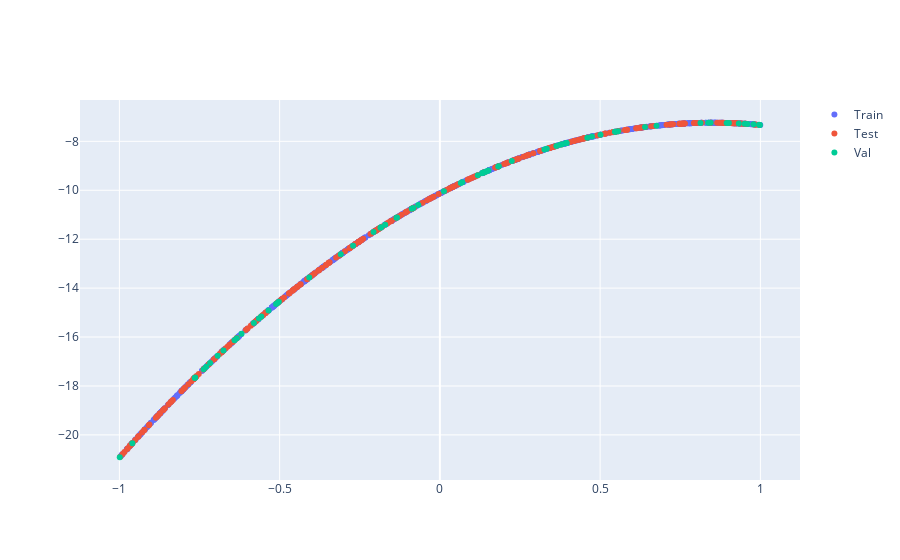

Write notebook code for a chart like this one.
### Code cell
fig=go.Figure()
fig.add_trace(go.Scatter(x=X_train[:, 1],y=y_train, mode='markers', name='Train'))
fig.add_trace(go.Scatter(x=X_test[:, 1],y=y_test, mode='markers', name='Test'))
fig.add_trace(go.Scatter(x=X_val[:, 1],y=y_val, mode='markers', name='Val'))
fig.show()

### Figure 1 — Plotly figure (JSON) as saved in the notebook; plotly's stock layout.template omitted (floating-point values rounded to 4 significant figures; data arrays with more than 128 entries replaced by an {"elided": "..."} marker saying what was removed)
{"data": [{"mode": "markers", "name": "Train", "type": "scatter", "x": {"elided": "630 float values"}, "y": {"elided": "630 float values"}}, {"mode": "markers", "name": "Test", "type": "scatter", "x": {"elided": "300 float values"}, "y": {"elided": "300 float values"}}, {"mode": "markers", "name": "Val", "type": "scatter", "x": [0.8131, -0.6408, -0.6753, 0.9959, 0.8371, -0.06738, 0.9019, 0.9328, 0.1399, 0.182, 0.1183, -0.08299, 0.64, -0.9989, 0.133, 0.3929, -0.207, 0.3335, -0.5347, -0.6189, 0.5563, 0.9788, 0.3953, -0.717, -0.6336, -0.0877, 0.375, 0.06982, -0.737, 0.6759, 0.2242, -0.5572, -0.5025, 0.5481, 0.06534, 0.9986, 0.46, -0.7635, 0.5462, 0.1445, -0.1354, 0.5012, -0.7291, -0.1707, 0.951, -0.134, 0.3635, 0.1515, 0.3816, -0.5069, 0.01262, -0.6933, -0.9596, -0.1834, -0.3093, -0.5111, -0.5803, -0.5647, -0.1855, -0.4077, 0.1841, -0.2709, 0.4745, 0.3949, -0.7649, 0.9599, 0.8947, 0.8447, 0.3262, 0.1332], "y": [-7.245, -16.13, -16.55, -7.325, -7.241, -10.61, -7.251, -7.267, -9.257, -9.025, -9.381, -10.72, -7.416, -20.91, -9.296, -8.076, -11.71, -8.307, -14.91, -15.87, -7.585, -7.306, -8.067, -17.06, -16.04, -10.76, -8.143, -9.675, -17.31, -7.361, -8.807, -15.16, -14.56, -7.605, -9.703, -7.328, -7.848, -17.65, -7.609, -9.231, -11.12, -7.727, -17.21, -11.41, -7.281, -11.11, -8.187, -9.192, -8.118, -14.6, -10.04, -16.77, -20.34, -11.51, -12.62, -14.65, -15.42, -15.25, -11.53, -13.57, -9.014, -12.27, -7.804, -8.069, -17.67, -7.288, -7.248, -7.24, -8.338, -9.295]}], "layout": {}}
